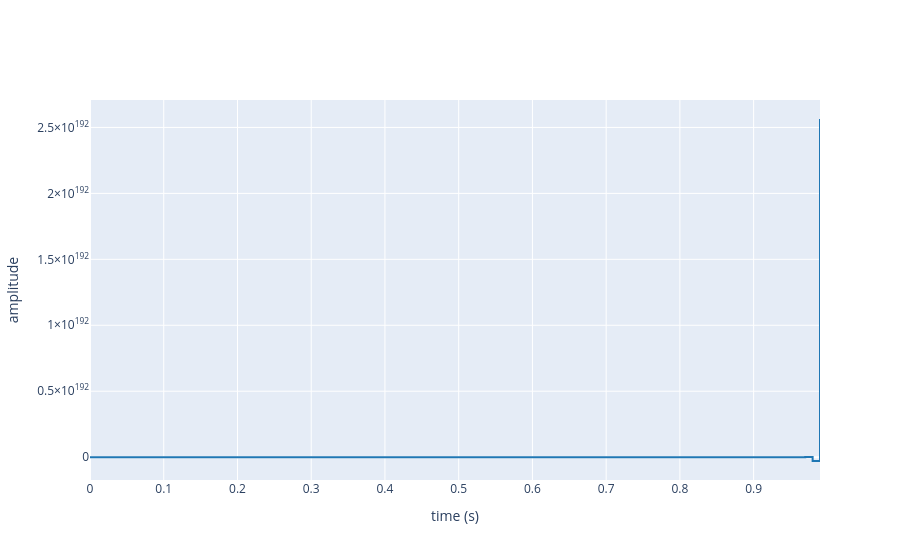

Notebook code cell kept with this figure:
### Markdown cell above
### Boucle fermée discrete

### Code cell
Mt_z_H = Mt_z_rpm/(1+Mt_z_rpm)
step(Mt_z_H, t=tm_z)
